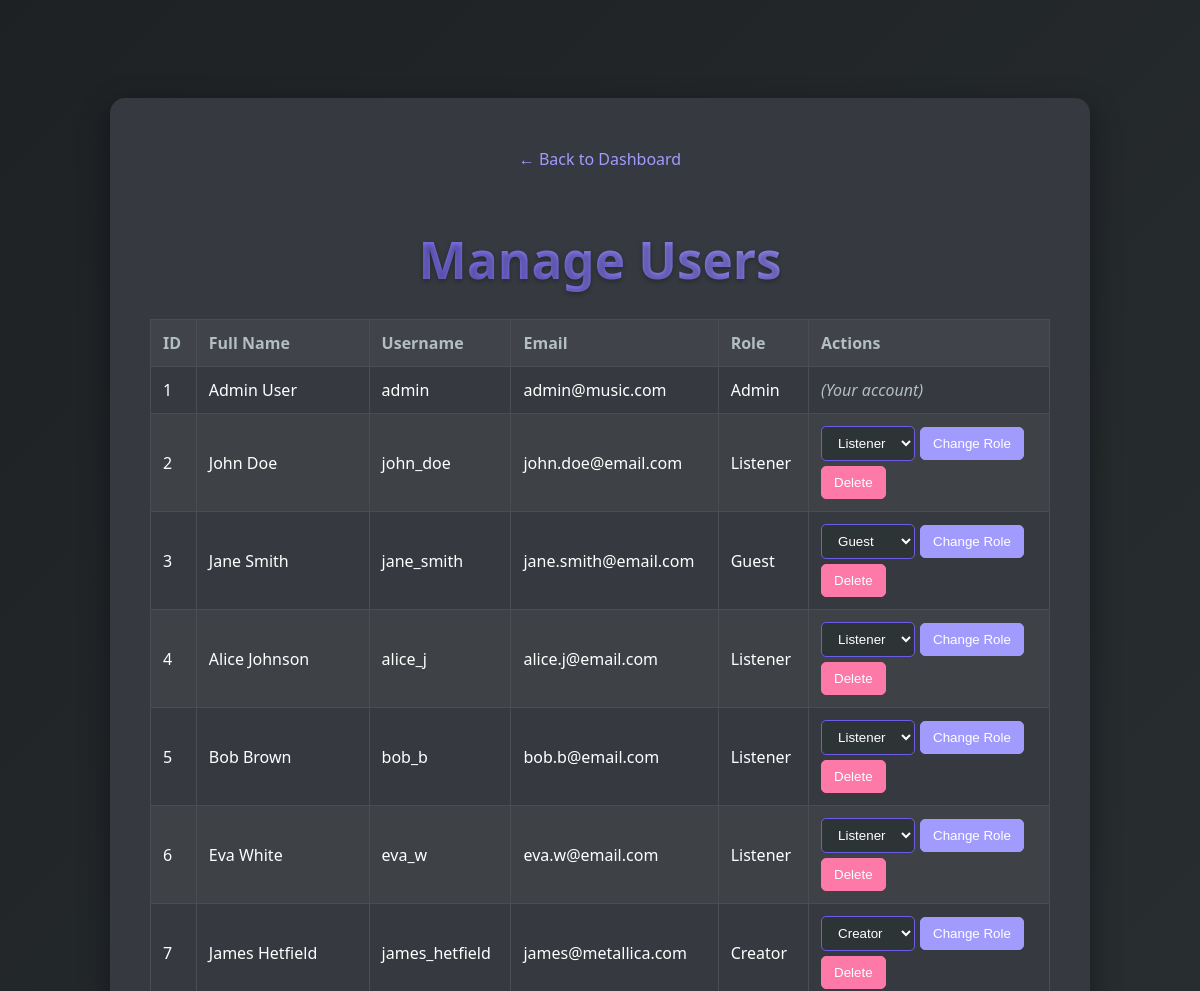
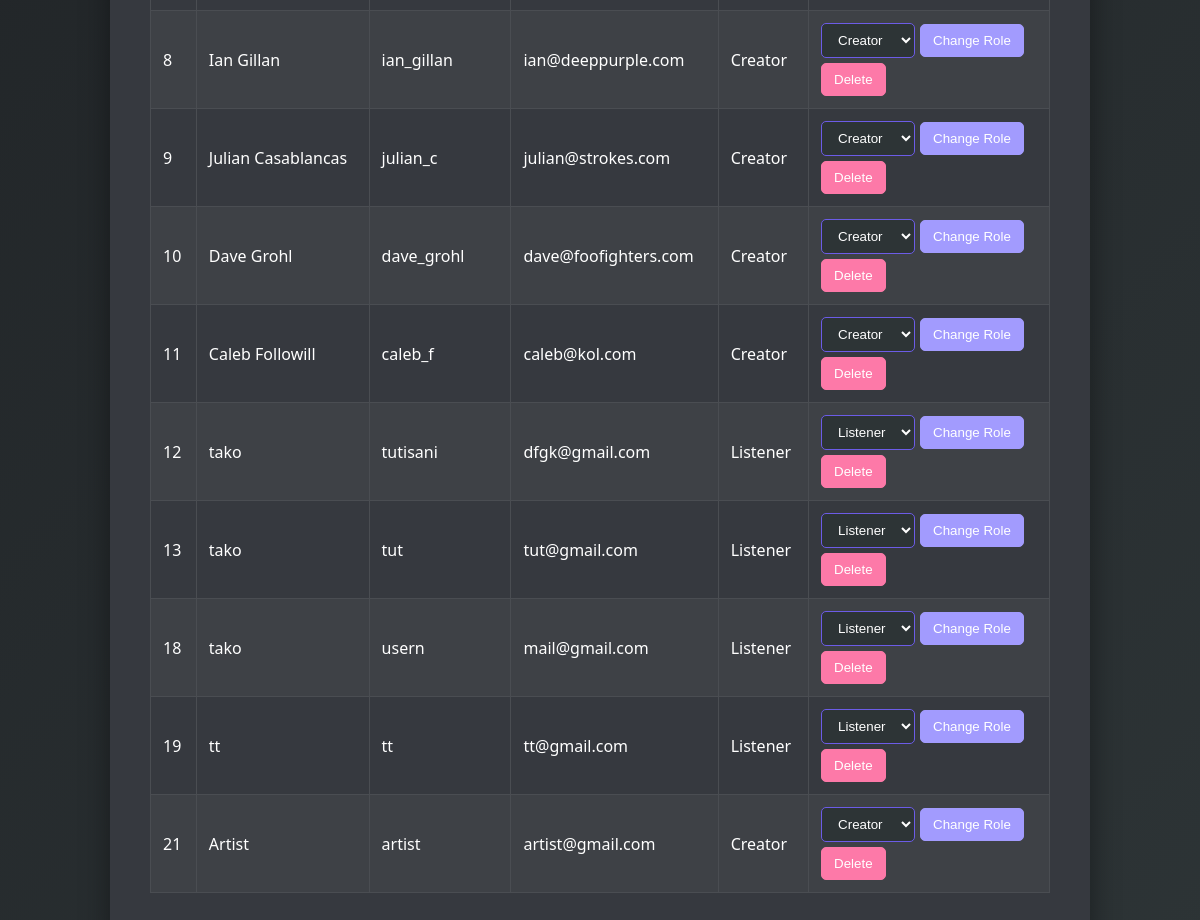
/admin/manage_users.php (signed in), run on the app's committed database (2 pictures, top to bottom).
### tables this page shows
CREATE TABLE `users` (
  `UserID` int(11) NOT NULL,
  `FullName` varchar(100) NOT NULL,
  `UserName` varchar(50) NOT NULL,
  `Email` varchar(100) NOT NULL,
  `Password` varchar(255) NOT NULL,
  `RoleID` int(11) NOT NULL,
  `IsDeleted` tinyint(1) DEFAULT 0,
  `CreatedAt` datetime DEFAULT current_timestamp()
);

CREATE TABLE `roles` (
  `RoleID` int(11) NOT NULL,
  `RoleName` varchar(50) NOT NULL
);

### admin/manage_users.php (the view, shortened to what this page needs)
<?php
include '../db_connect.php';
$confirm_delete_user_id = null;
$confirm_delete_username = null;
$confirm_change_role_user_id = null;
$users = [];
$sql_users = "SELECT u.UserID, u.FullName, u.UserName, u.Email, u.RoleID, r.RoleName
              FROM Users u
              JOIN Roles r ON u.RoleID = r.RoleID
              ORDER BY u.UserID ASC";
$result_users = $conn->query($sql_users);
if ($result_users && $result_users->num_rows > 0) {
    while ($row = $result_users->fetch_assoc()) {
        $users[] = $row;
    }
}
$roles = [];
$sql_roles = "SELECT RoleID, RoleName FROM Roles";
$result_roles = $conn->query($sql_roles);
if ($result_roles && $result_roles->num_rows > 0) {
    while ($row = $result_roles->fetch_assoc()) {
        $roles[] = $row;
    }
}
?>
<!DOCTYPE html>
<html lang="en">
<head>
    <link rel="stylesheet" href="style.css">
</head>
<body>
    <div class="container">
        <a href="dashboard.php" class="back-link">&larr; Back to Dashboard</a>
        <h1>Manage Users</h1>
        <?php if ($confirm_delete_user_id !== null):  ?>
            <div class="confirmation-box delete-confirm">
                <h2>Confirm Deletion</h2>
                <p>Are you absolutely sure you want to delete the user <strong><?php echo htmlspecialchars($confirm_delete_username); ?></strong> (ID: <?php echo htmlspecialchars($confirm_delete_user_id); ?>)? This action cannot be undone.</p>
                <div class="confirmation-actions">
                    <form action="manage_users.php" method="POST">
                        <input type="hidden" name="user_id" value="<?php echo htmlspecialchars($confirm_delete_user_id); ?>">
                        <input type="hidden" name="action" value="delete_user">
                        <button type="submit" class="btn btn-confirm">Yes, Delete Permanently</button>
                    </form>
                    <a href="manage_users.php" class="btn btn-cancel">No, Cancel</a>
                </div>
            </div>
        <?php else:  ?>
            <table>
                <thead>
                    <tr>
                        <th>ID</th>
                        <th>Full Name</th>
                        <th>Username</th>
                        <th>Email</th>
                        <th>Role</th>
                        <th>Actions</th>
                    </tr>
                </thead>
                <tbody>
                    <?php if (empty($users)): ?>
                        <tr><td colspan="6">No users found.</td></tr>
                    <?php else: ?>
                        <?php foreach ($users as $user): ?>
                            <tr>
                                <td><?php echo htmlspecialchars($user['UserID']); ?></td>
                                <td><?php echo htmlspecialchars($user['FullName']); ?></td>
                                <td><?php echo htmlspecialchars($user['UserName']); ?></td>
                                <td><?php echo htmlspecialchars($user['Email']); ?></td>
                                <td><?php echo htmlspecialchars($user['RoleName']); ?></td>
                                <td>
                                    <?php if ($user['UserID'] != $_SESSION['userID']):  ?>
                                        <form action="manage_users.php" method="GET" class="action-form">
                                            <select name="new_role_id_confirm">
                                                <?php foreach ($roles as $role): ?>
                                                    <option value="<?php echo $role['RoleID']; ?>"
                                                        <?php echo ($role['RoleID'] == $user['RoleID']) ? 'selected' : ''; ?>>
                                                        <?php echo htmlspecialchars($role['RoleName']); ?>
                                                    </option>
                                                <?php endforeach; ?>
                                            </select>
                                            <button type="submit" class="change-role-button-trigger">Change Role</button>
                                        </form>
                                        <form action="manage_users.php" method="GET" class="action-form">
                                            <button type="submit" class="delete-button-trigger">Delete</button>
                                        </form>
                                    <?php else: ?>
                                        <span style="color: #b2bec3; font-style: italic;">(Your account)</span>
                                    <?php endif; ?>
                                </td>
                            </tr>
                        <?php endforeach; ?>
                    <?php endif; ?>
                </tbody>
            </table>
        <?php endif; ?>
    </div>
</body>
</html>

### admin/style.css (style rules this page uses)
body { font-family: sans-serif; background-color: #2d3436; color: white; padding: 20px; }
h1 { color: #6c5ce7; margin-bottom: 20px; }
.container { max-width: 1000px; margin: 50px auto; background-color: #36393f; padding: 30px; border-radius: 10px; }
.back-link { display: inline-block; margin-bottom: 20px; color: #a29bfe; text-decoration: none; }
table { width: 100%; border-collapse: collapse; margin-top: 20px; }
th, td { border: 1px solid #4a4d52; padding: 12px; text-align: left; }
th { background-color: #40434a; color: #b2bec3; }
tr:nth-child(even) { background-color: #3e4146; }
.action-form { display: flex; gap: 5px; align-items: center; margin-bottom: 5px; }
td .action-form:last-child { margin-bottom: 0; }
.action-form select, .action-form button { padding: 8px 12px; border-radius: 5px; border: 1px solid #6c5ce7; background-color: #2d3436; color: white; cursor: pointer; transition: background-color 0.3s ease; }
.action-form button { background-color: #6c5ce7; }
.action-form .delete-button-trigger { background-color: #fd79a8; border-color: #fd79a8; }
.action-form .change-role-button-trigger { background-color: #a29bfe; border-color: #a29bfe; }
:root { --primary-color: #6c5ce7; --secondary-color: #a29bfe; --accent-color: #fd79a8; --dark-bg: #2d3436; --darker-bg: #1e2124; --text-white: #ffffff; --text-gray: #b2bec3; --card-bg: #36393f; --hover-bg: #40434a; --error-red: #ff6b6b; --success-green: #2ecc71; }
body { font-family: 'Segoe UI', Tahoma, Geneva, Verdana, sans-serif; background: linear-gradient(135deg, var(--darker-bg) 0%, var(--dark-bg) 100%); color: var(--text-white); min-height: 100vh; display: flex; justify-content: center; align-items: center; padding: 40px 20px; box-sizing: border-box; }
.container { max-width: 900px; width: 100%; background-color: var(--card-bg); padding: 50px 40px; border-radius: 15px; box-shadow: 0 10px 30px rgba(0, 0, 0, 0.4); text-align: center; }
h1 { font-size: 3.2rem; text-align: center; margin-bottom: 25px; background: linear-gradient(45deg, var(--primary-color), var(--secondary-color)); -webkit-background-clip: text; -webkit-text-fill-color: transparent; background-clip: text; text-shadow: 0 2px 5px rgba(0, 0, 0, 0.3); }

### data on the page
users: UserID "1", FullName "Admin User", UserName "admin", Email "admin@music.com", RoleID.RoleName "Admin", shows "(Your account)"
users: UserID "2", FullName "John Doe", UserName "john_doe", Email "john.doe@email.com", RoleID.RoleName "Listener", new_role_id_confirm "Listener"
users: UserID "3", FullName "Jane Smith", UserName "jane_smith", Email "jane.smith@email.com", RoleID.RoleName "Guest", new_role_id_confirm "Guest"
users: UserID "4", FullName "Alice Johnson", UserName "alice_j", Email "alice.j@email.com", RoleID.RoleName "Listener", new_role_id_confirm "Listener"
users: UserID "5", FullName "Bob Brown", UserName "bob_b", Email "bob.b@email.com", RoleID.RoleName "Listener", new_role_id_confirm "Listener"
users: UserID "6", FullName "Eva White", UserName "eva_w", Email "eva.w@email.com", RoleID.RoleName "Listener", new_role_id_confirm "Listener"
users: UserID "7", FullName "James Hetfield", UserName "james_hetfield", Email "james@metallica.com", RoleID.RoleName "Creator", new_role_id_confirm "Creator"
users: UserID "8", FullName "Ian Gillan", UserName "ian_gillan", Email "ian@deeppurple.com", RoleID.RoleName "Creator", new_role_id_confirm "Creator"
users: UserID "9", FullName "Julian Casablancas", UserName "julian_c", Email "julian@strokes.com", RoleID.RoleName "Creator", new_role_id_confirm "Creator"
users: UserID "10", FullName "Dave Grohl", UserName "dave_grohl", Email "dave@foofighters.com", RoleID.RoleName "Creator", new_role_id_confirm "Creator"
users: UserID "11", FullName "Caleb Followill", UserName "caleb_f", Email "caleb@kol.com", RoleID.RoleName "Creator", new_role_id_confirm "Creator"
users: UserID "12", FullName "tako", UserName "tutisani", Email "dfgk@gmail.com", RoleID.RoleName "Listener", new_role_id_confirm "Listener"
users: UserID "13", FullName "tako", UserName "tut", Email "tut@gmail.com", RoleID.RoleName "Listener", new_role_id_confirm "Listener"
users: UserID "18", FullName "tako", UserName "usern", Email "mail@gmail.com", RoleID.RoleName "Listener", new_role_id_confirm "Listener"
users: UserID "19", FullName "tt", UserName "tt", Email "tt@gmail.com", RoleID.RoleName "Listener", new_role_id_confirm "Listener"
users: UserID "21", FullName "Artist", UserName "artist", Email "artist@gmail.com", RoleID.RoleName "Creator", new_role_id_confirm "Creator"
